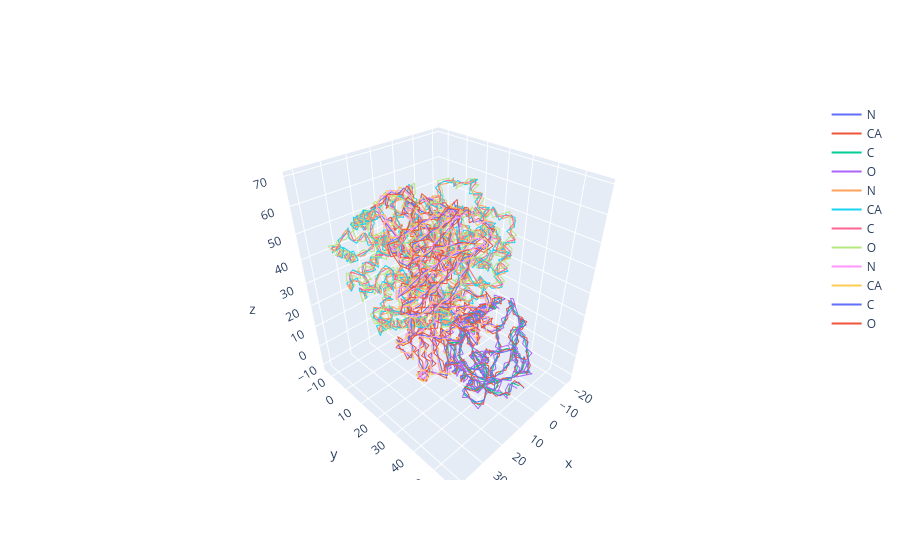

Notebook code for this chart:
### Code cell
batch.plot_structure()

### Figure 1 — Plotly figure (JSON) as saved in the notebook; plotly's stock layout.template omitted (floating-point values rounded to 4 significant figures; data arrays with more than 128 entries replaced by an {"elided": "..."} marker saying what was removed)
{"data": [{"mode": "lines", "name": "N", "text": {"elided": "174 str values"}, "type": "scatter3d", "x": {"elided": "174 float values"}, "y": {"elided": "174 float values"}, "z": {"elided": "174 float values"}}, {"mode": "lines", "name": "CA", "text": {"elided": "174 str values"}, "type": "scatter3d", "x": {"elided": "174 float values"}, "y": {"elided": "174 float values"}, "z": {"elided": "174 float values"}}, {"mode": "lines", "name": "C", "text": {"elided": "174 str values"}, "type": "scatter3d", "x": {"elided": "174 float values"}, "y": {"elided": "174 float values"}, "z": {"elided": "174 float values"}}, {"mode": "lines", "name": "O", "text": {"elided": "174 str values"}, "type": "scatter3d", "x": {"elided": "174 float values"}, "y": {"elided": "174 float values"}, "z": {"elided": "174 float values"}}, {"mode": "lines", "name": "N", "text": {"elided": "574 str values"}, "type": "scatter3d", "x": {"elided": "574 float values"}, "y": {"elided": "574 float values"}, "z": {"elided": "574 float values"}}, {"mode": "lines", "name": "CA", "text": {"elided": "574 str values"}, "type": "scatter3d", "x": {"elided": "574 float values"}, "y": {"elided": "574 float values"}, "z": {"elided": "574 float values"}}, {"mode": "lines", "name": "C", "text": {"elided": "574 str values"}, "type": "scatter3d", "x": {"elided": "574 float values"}, "y": {"elided": "574 float values"}, "z": {"elided": "574 float values"}}, {"mode": "lines", "name": "O", "text": {"elided": "574 str values"}, "type": "scatter3d", "x": {"elided": "574 float values"}, "y": {"elided": "574 float values"}, "z": {"elided": "574 float values"}}, {"mode": "lines", "name": "N", "text": {"elided": "411 str values"}, "type": "scatter3d", "x": {"elided": "411 float values"}, "y": {"elided": "411 float values"}, "z": {"elided": "411 float values"}}, {"mode": "lines", "name": "CA", "text": {"elided": "411 str values"}, "type": "scatter3d", "x": {"elided": "411 float values"}, "y": {"elided": "411 float values"}, "z": {"elided": "411 float values"}}, {"mode": "lines", "name": "C", "text": {"elided": "411 str values"}, "type": "scatter3d", "x": {"elided": "411 float values"}, "y": {"elided": "411 float values"}, "z": {"elided": "411 float values"}}, {"mode": "lines", "name": "O", "text": {"elided": "411 str values"}, "type": "scatter3d", "x": {"elided": "411 float values"}, "y": {"elided": "411 float values"}, "z": {"elided": "411 float values"}}], "layout": {}}
